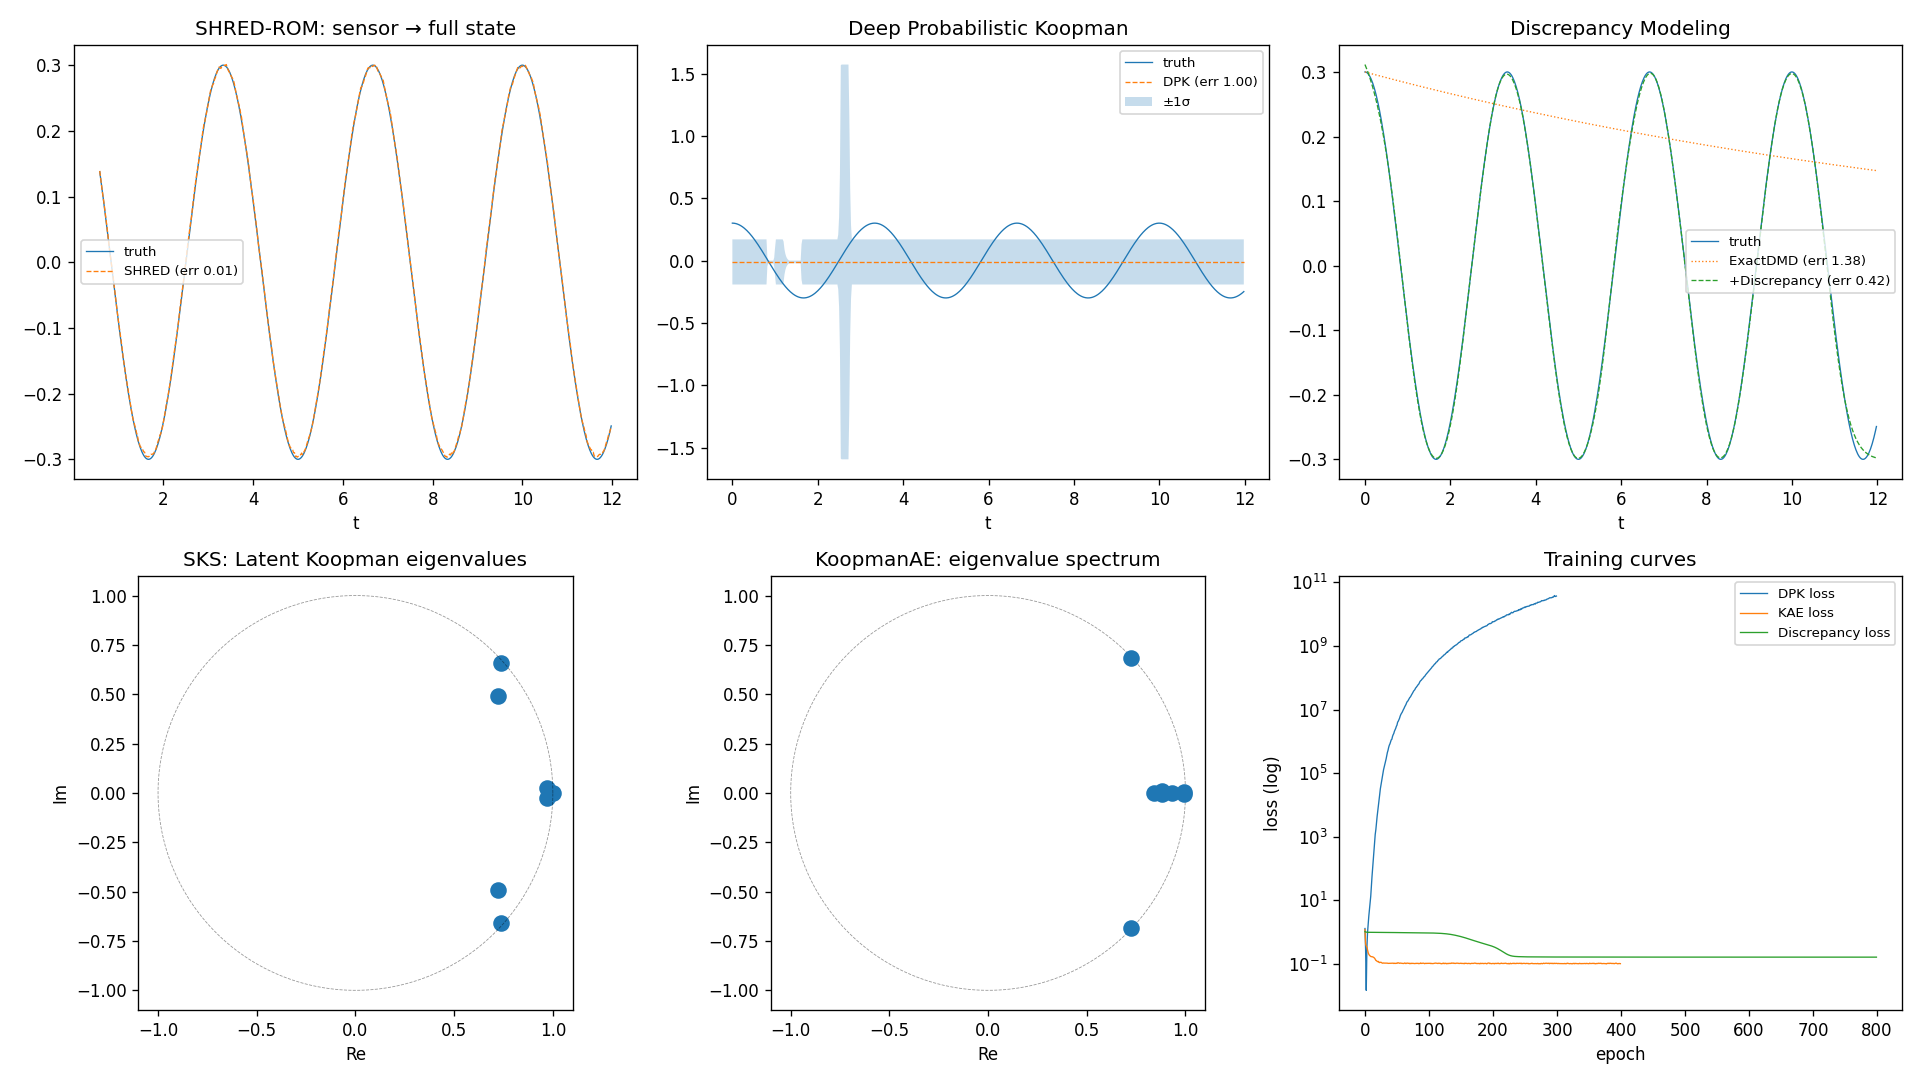

The Python source for this figure:
"""Demo of all five neural Kutz-group DMD/Koopman methods.

Run:
    cd ~/Documents/Yazdanlab/dmd-toolkit
    .venv/bin/python examples/neural_demo.py

Saves neural_demo.png.
"""

import sys, pathlib, time
sys.path.insert(0, str(pathlib.Path(__file__).parent.parent))

import numpy as np
import matplotlib
matplotlib.use("Agg")
import matplotlib.pyplot as plt

import dmd_toolkit as dmd
from dmd_toolkit.neural import (
    fit_shred, predict_shred, make_sensor_lag_dataset,
    fit_dpk,
    DiscrepancyModel,
    fit_sks,
    fit_koopman_ae,
)

# ──────────────────────────────────────────────────
# Shared dataset: multi-scale signal (nx=40, nt=600)
# ──────────────────────────────────────────────────
X_ms, x_ms, t_ms = dmd.data.multi_scale_signal(nx=40, nt=600, dt=0.02)
X = X_ms.real
DT = 0.02
SENSORS = [0, 10, 20, 30]
LAGS = 30

print(f"Dataset: {X.shape}  (features × time), dt={DT}")
print("=" * 70)


# ──────────────────────────────────────────────────
# 1. SHRED-ROM
# ──────────────────────────────────────────────────
t0 = time.perf_counter()
shred_model, shred_info = fit_shred(
    X, SENSORS, lags=LAGS, hidden_size=64, decoder_hidden=(200, 200),
    epochs=200, lr=1e-3, verbose=False,
)
shred_time = time.perf_counter() - t0

windows, targets = make_sensor_lag_dataset(X, SENSORS, LAGS)
preds = np.stack([
    predict_shred(shred_model, shred_info, windows[i].astype(np.float32))
    for i in range(len(windows))
], axis=1)
shred_err = np.linalg.norm(X[:, LAGS - 1:] - preds, "fro") / np.linalg.norm(X[:, LAGS - 1:], "fro")
print(f"SHRED-ROM          fit {shred_time:.1f}s   recon err {shred_err:.3f}")


# ──────────────────────────────────────────────────
# 2. Deep Probabilistic Koopman
# ──────────────────────────────────────────────────
t0 = time.perf_counter()
dpk_model, dpk_info = fit_dpk(
    X, latent_dim=8, horizon=16, encoder_hidden=(64, 64),
    epochs=300, batches_per_epoch=32, batch_size=64, verbose=False,
)
dpk_time = time.perf_counter() - t0

dpk_mean, dpk_std = dpk_model.forecast(X[:, 0].astype(np.float32), n_steps=X.shape[1] - 1)
dpk_recon = dpk_mean.T  # (n_features, n_times)
# un-normalise using stored stats
dpk_recon_unscaled = dpk_recon * dpk_info.x_std[:, None] + dpk_info.x_mean[:, None]
dpk_err = np.linalg.norm(X - dpk_recon_unscaled, "fro") / np.linalg.norm(X, "fro")
print(f"Deep Prob Koopman  fit {dpk_time:.1f}s   recon err {dpk_err:.3f}")


# ──────────────────────────────────────────────────
# 3. Discrepancy modelling (exact DMD base, NN residual)
# ──────────────────────────────────────────────────
base_ed = dmd.exact_dmd(X.astype(complex), rank=2, dt=DT)
base_err = np.linalg.norm(X - np.real(base_ed.reconstruct(t_ms)), "fro") / np.linalg.norm(X, "fro")

t0 = time.perf_counter()
disc = DiscrepancyModel(base=base_ed, hidden=(64, 64), epochs=800, lr=2e-3, verbose=False)
disc.fit(X, t_ms)
disc_time = time.perf_counter() - t0

disc_recon = disc.reconstruct(t_ms)
disc_err = np.linalg.norm(X - disc_recon, "fro") / np.linalg.norm(X, "fro")
print(f"Discrepancy model  fit {disc_time:.1f}s   recon err {disc_err:.3f}  (base was {base_err:.3f})")


# ──────────────────────────────────────────────────
# 4. SINDy + Koopman + SHRED
# ──────────────────────────────────────────────────
t0 = time.perf_counter()
sks = fit_sks(
    X, sensor_indices=SENSORS, lags=LAGS, latent_dim=8,
    decoder_hidden=(200, 200), epochs=200, sindy_threshold=0.05, dt=DT, verbose=False,
)
sks_time = time.perf_counter() - t0

n_nonzero = int((sks.sindy_Xi != 0).sum())
z_fcast = sks.forecast_latent(n_steps=50, mode="koopman")
X_sks_fcast = sks.decode_latent(z_fcast)
print(f"SINDy+Koopman+SHRED fit {sks_time:.1f}s  SINDy nonzero terms {n_nonzero}/{sks.sindy_Xi.size}")
print(f"   Koopman eigenvalues: {np.round(np.abs(sks.K_eigvals), 3)} (|λ|)")


# ──────────────────────────────────────────────────
# 5. Koopman Autoencoder (invariant manifold)
# ──────────────────────────────────────────────────
t0 = time.perf_counter()
kae_model, kae_info = fit_koopman_ae(
    X, latent_dim=8, horizon=8, encoder_hidden=(64, 64),
    epochs=400, batches_per_epoch=32, batch_size=64, verbose=False,
)
kae_time = time.perf_counter() - t0

kae_fcast = kae_model.forecast(X[:, 0].astype(np.float32), n_steps=X.shape[1] - 1)
kae_recon_unscaled = kae_fcast * kae_info.x_std[:, None] + kae_info.x_mean[:, None]
kae_err = np.linalg.norm(X - kae_recon_unscaled, "fro") / np.linalg.norm(X, "fro")
evals = kae_model.eigenvalues
phi = kae_model.eigenfunctions(X)
print(f"Koopman Autoencoder fit {kae_time:.1f}s  recon err {kae_err:.3f}")
print(f"   Koopman eigenvalues: {np.round(np.abs(evals), 3)} (|λ|)")


# ──────────────────────────────────────────────────
# Visualisation — 6 panels
# ──────────────────────────────────────────────────
fig, axes = plt.subplots(2, 3, figsize=(16, 9))

row = X[0, :]  # first spatial mode for 1D plots
feature_idx = 0

# Panel 1: SHRED reconstruction (first feature)
ax = axes[0, 0]
t_shred = t_ms[LAGS - 1:]
ax.plot(t_shred, X[feature_idx, LAGS - 1:], lw=0.8, label="truth")
ax.plot(t_shred, preds[feature_idx], "--", lw=0.8, label=f"SHRED (err {shred_err:.2f})")
ax.set_title("SHRED-ROM: sensor → full state")
ax.set_xlabel("t"); ax.legend(fontsize=8)

# Panel 2: DPK forecast mean ± 1σ
ax = axes[0, 1]
mu = dpk_mean[:, feature_idx] * dpk_info.x_std[feature_idx] + dpk_info.x_mean[feature_idx]
sigma = dpk_std[:, feature_idx] * dpk_info.x_std[feature_idx]
ax.plot(t_ms, X[feature_idx], lw=0.8, label="truth")
ax.plot(t_ms, mu, "--", lw=0.8, label=f"DPK (err {dpk_err:.2f})")
ax.fill_between(t_ms, mu - sigma, mu + sigma, alpha=0.25, label="±1σ")
ax.set_title("Deep Probabilistic Koopman")
ax.set_xlabel("t"); ax.legend(fontsize=8)

# Panel 3: Discrepancy model vs base DMD
ax = axes[0, 2]
ax.plot(t_ms, X[feature_idx], lw=0.8, label="truth")
ax.plot(t_ms, np.real(base_ed.reconstruct(t_ms))[feature_idx], ":", lw=0.8, label=f"ExactDMD (err {base_err:.2f})")
ax.plot(t_ms, disc_recon[feature_idx], "--", lw=0.8, label=f"+Discrepancy (err {disc_err:.2f})")
ax.set_title("Discrepancy Modeling")
ax.set_xlabel("t"); ax.legend(fontsize=8)

# Panel 4: SINDy+Koopman+SHRED — latent Koopman eigenvalue spectrum
ax = axes[1, 0]
theta = np.linspace(0, 2 * np.pi, 200)
ax.plot(np.cos(theta), np.sin(theta), "k--", lw=0.5, alpha=0.4)
ax.scatter(sks.K_eigvals.real, sks.K_eigvals.imag, s=80)
ax.set_aspect("equal"); ax.set_title("SKS: Latent Koopman eigenvalues")
ax.set_xlabel("Re"); ax.set_ylabel("Im")

# Panel 5: Koopman AE eigenvalues + loss curve
ax = axes[1, 1]
ax.plot(np.cos(theta), np.sin(theta), "k--", lw=0.5, alpha=0.4)
ax.scatter(evals.real, evals.imag, s=80, zorder=3)
ax.set_aspect("equal"); ax.set_title("KoopmanAE: eigenvalue spectrum")
ax.set_xlabel("Re"); ax.set_ylabel("Im")

# Panel 6: training loss curves (DPK, KAE)
ax = axes[1, 2]
ax.semilogy(dpk_info.losses, label="DPK loss", lw=0.8)
ax.semilogy(kae_info.losses, label="KAE loss", lw=0.8)
ax.semilogy(disc.losses, label="Discrepancy loss", lw=0.8)
ax.set_xlabel("epoch"); ax.set_ylabel("loss (log)"); ax.legend(fontsize=8)
ax.set_title("Training curves")

plt.tight_layout()
out = pathlib.Path(__file__).parent / "neural_demo.png"
plt.savefig(out, dpi=120)
print(f"\nSaved {out.name}")
